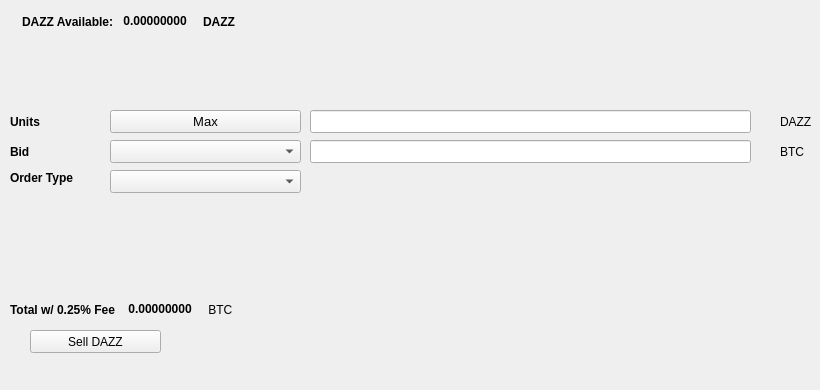
   <widget class="QWidget" name="SellTab">
    <attribute name="title">
     <string>Sell</string>
    </attribute>
    <widget class="QLabel" name="label_16">
     <property name="geometry">
      <rect>
       <x>780</x>
       <y>140</y>
       <width>31</width>
       <height>23</height>
      </rect>
     </property>
     <property name="text">
      <string>BTC</string>
     </property>
    </widget>
    <widget class="QComboBox" name="SellBidcomboBox">
     <property name="geometry">
      <rect>
       <x>110</x>
       <y>140</y>
       <width>191</width>
       <height>23</height>
      </rect>
     </property>
     <property name="font">
      <font>
       <pointsize>10</pointsize>
      </font>
     </property>
    </widget>
    <widget class="QLabel" name="label_18">
     <property name="geometry">
      <rect>
       <x>10</x>
       <y>110</y>
       <width>46</width>
       <height>23</height>
      </rect>
     </property>
     <property name="font">
      <font>
       <weight>75</weight>
       <bold>true</bold>
      </font>
     </property>
     <property name="text">
      <string>Units</string>
     </property>
    </widget>
    <widget class="QPushButton" name="Sell_Max_Amount">
     <property name="geometry">
      <rect>
       <x>110</x>
       <y>110</y>
       <width>191</width>
       <height>23</height>
      </rect>
     </property>
     <property name="font">
      <font>
       <pointsize>10</pointsize>
      </font>
     </property>
     <property name="text">
      <string>Max</string>
     </property>
    </widget>
    <widget class="QLabel" name="label_20">
     <property name="geometry">
      <rect>
       <x>10</x>
       <y>170</y>
       <width>91</width>
       <height>16</height>
      </rect>
     </property>
     <property name="font">
      <font>
       <weight>75</weight>
       <bold>true</bold>
      </font>
     </property>
     <property name="text">
      <string>Order Type</string>
     </property>
    </widget>
    <widget class="QComboBox" name="SellOrdertypeCombo">
     <property name="geometry">
      <rect>
       <x>110</x>
       <y>170</y>
       <width>191</width>
       <height>23</height>
      </rect>
     </property>
     <property name="font">
      <font>
       <pointsize>10</pointsize>
      </font>
     </property>
    </widget>
    <widget class="QLabel" name="label_21">
     <property name="geometry">
      <rect>
       <x>10</x>
       <y>140</y>
       <width>46</width>
       <height>23</height>
      </rect>
     </property>
     <property name="font">
      <font>
       <weight>75</weight>
       <bold>true</bold>
      </font>
     </property>
     <property name="text">
      <string>Bid</string>
     </property>
    </widget>
    <widget class="QLabel" name="label_22">
     <property name="geometry">
      <rect>
       <x>780</x>
       <y>110</y>
       <width>31</width>
       <height>23</height>
      </rect>
     </property>
     <property name="text">
      <string>DAZZ</string>
     </property>
    </widget>
    <widget class="QLineEdit" name="UnitsInputDAZZ">
     <property name="geometry">
      <rect>
       <x>310</x>
       <y>110</y>
       <width>441</width>
       <height>23</height>
      </rect>
     </property>
     <property name="font">
      <font>
       <pointsize>9</pointsize>
       <weight>75</weight>
       <bold>true</bold>
      </font>
     </property>
    </widget>
    <widget class="QLineEdit" name="SellBidPriceEdit">
     <property name="geometry">
      <rect>
       <x>310</x>
       <y>140</y>
       <width>441</width>
       <height>23</height>
      </rect>
     </property>
     <property name="font">
      <font>
       <pointsize>9</pointsize>
       <weight>75</weight>
       <bold>true</bold>
      </font>
     </property>
    </widget>
    <widget class="QPushButton" name="SellDAZZBTN">
     <property name="geometry">
      <rect>
       <x>30</x>
       <y>330</y>
       <width>131</width>
       <height>23</height>
      </rect>
     </property>
     <property name="text">
      <string>Sell DAZZ</string>
     </property>
     <property name="icon">
      <iconset resource="../dazzling">
       <normaloff>:/icons/bitcoin</normaloff>:/icons/bitcoin</iconset>
     </property>
    </widget>
    <widget class="QWidget" name="layoutWidget3">
     <property name="geometry">
      <rect>
       <x>22</x>
       <y>12</y>
       <width>258</width>
       <height>19</height>
      </rect>
     </property>
     <layout class="QHBoxLayout" name="horizontalLayout">
      <item>
       <widget class="QLabel" name="label232_2">
        <property name="font">
         <font>
          <weight>75</weight>
          <bold>true</bold>
         </font>
        </property>
        <property name="text">
         <string>DAZZ Available:</string>
        </property>
       </widget>
      </item>
      <item>
       <widget class="QLabel" name="DAZZAvailableLabel">
        <property name="palette">
         <palette>
          <active>
           <colorrole role="WindowText">
            <brush brushstyle="SolidPattern">
             <color alpha="255">
              <red>0</red>
              <green>0</green>
              <blue>0</blue>
             </color>
            </brush>
           </colorrole>
           <colorrole role="Button">
            <brush brushstyle="SolidPattern">
             <color alpha="255">
              <red>0</red>
              <green>170</green>
              <blue>0</blue>
             </color>
            </brush>
           </colorrole>
           <colorrole role="Light">
            <brush brushstyle="SolidPattern">
             <color alpha="255">
              <red>0</red>
              <green>255</green>
              <blue>0</blue>
             </color>
            </brush>
           </colorrole>
           <colorrole role="Midlight">
            <brush brushstyle="SolidPattern">
             <color alpha="255">
              <red>0</red>
              <green>212</green>
              <blue>0</blue>
             </color>
            </brush>
           </colorrole>
           <colorrole role="Dark">
            <brush brushstyle="SolidPattern">
             <color alpha="255">
              <red>0</red>
              <green>85</green>
              <blue>0</blue>
             </color>
            </brush>
           </colorrole>
           <colorrole role="Mid">
            <brush brushstyle="SolidPattern">
             <color alpha="255">
              <red>0</red>
              <green>113</green>
              <blue>0</blue>
             </color>
            </brush>
           </colorrole>
           <colorrole role="Text">
            <brush brushstyle="SolidPattern">
             <color alpha="255">
              <red>0</red>
              <green>170</green>
              <blue>0</blue>
             </color>
            </brush>
           </colorrole>
           <colorrole role="BrightText">
            <brush brushstyle="SolidPattern">
             <color alpha="255">
              <red>255</red>
              <green>255</green>
              <blue>255</blue>
             </color>
            </brush>
           </colorrole>
           <colorrole role="ButtonText">
            <brush brushstyle="SolidPattern">
             <color alpha="255">
              <red>0</red>
              <green>0</green>
              <blue>0</blue>
             </color>
            </brush>
           </colorrole>
           <colorrole role="Base">
            <brush brushstyle="SolidPattern">
             <color alpha="255">
              <red>255</red>
              <green>255</green>
              <blue>255</blue>
             </color>
            </brush>
           </colorrole>
           <colorrole role="Window">
            <brush brushstyle="SolidPattern">
             <color alpha="255">
              <red>0</red>
              <green>170</green>
              <blue>0</blue>
             </color>
            </brush>
           </colorrole>
           <colorrole role="Shadow">
            <brush brushstyle="SolidPattern">
             <color alpha="255">
              <red>0</red>
              <green>0</green>
              <blue>0</blue>
             </color>
            </brush>
           </colorrole>
           <colorrole role="AlternateBase">
            <brush brushstyle="SolidPattern">
             <color alpha="255">
              <red>127</red>
              <green>212</green>
              <blue>127</blue>
             </color>
            </brush>
           </colorrole>
           <colorrole role="ToolTipBase">
            <brush brushstyle="SolidPattern">
             <color alpha="255">
              <red>255</red>
              <green>255</green>
              <blue>220</blue>
             </color>
            </brush>
           </colorrole>
           <colorrole role="ToolTipText">
            <brush brushstyle="SolidPattern">
             <color alpha="255">
              <red>0</red>
              <green>0</green>
              <blue>0</blue>
             </color>
            </brush>
           </colorrole>
          </active>
          <inactive>
           <colorrole role="WindowText">
            <brush brushstyle="SolidPattern">
             <color alpha="255">
              <red>0</red>
              <green>0</green>
              <blue>0</blue>
             </color>
            </brush>
           </colorrole>
           <colorrole role="Button">
            <brush brushstyle="SolidPattern">
             <color alpha="255">
              <red>0</red>
              <green>170</green>
              <blue>0</blue>
             </color>
            </brush>
           </colorrole>
           <colorrole role="Light">
            <brush brushstyle="SolidPattern">
             <color alpha="255">
              <red>0</red>
              <green>255</green>
              <blue>0</blue>
             </color>
            </brush>
           </colorrole>
           <colorrole role="Midlight">
            <brush brushstyle="SolidPattern">
             <color alpha="255">
              <red>0</red>
              <green>212</green>
              <blue>0</blue>
             </color>
            </brush>
           </colorrole>
           <colorrole role="Dark">
            <brush brushstyle="SolidPattern">
             <color alpha="255">
              <red>0</red>
              <green>85</green>
              <blue>0</blue>
             </color>
            </brush>
           </colorrole>
           <colorrole role="Mid">
            <brush brushstyle="SolidPattern">
             <color alpha="255">
              <red>0</red>
              <green>113</green>
              <blue>0</blue>
             </color>
            </brush>
           </colorrole>
           <colorrole role="Text">
            <brush brushstyle="SolidPattern">
             <color alpha="255">
              <red>0</red>
              <green>170</green>
              <blue>0</blue>
             </color>
            </brush>
           </colorrole>
           <colorrole role="BrightText">
            <brush brushstyle="SolidPattern">
             <color alpha="255">
              <red>255</red>
              <green>255</green>
              <blue>255</blue>
             </color>
            </brush>
           </colorrole>
           <colorrole role="ButtonText">
            <brush brushstyle="SolidPattern">
             <color alpha="255">
              <red>0</red>
              <green>0</green>
              <blue>0</blue>
             </color>
            </brush>
           </colorrole>
           <colorrole role="Base">
            <brush brushstyle="SolidPattern">
             <color alpha="255">
              <red>255</red>
              <green>255</green>
              <blue>255</blue>
             </color>
            </brush>
           </colorrole>
           <colorrole role="Window">
            <brush brushstyle="SolidPattern">
             <color alpha="255">
              <red>0</red>
              <green>170</green>
              <blue>0</blue>
             </color>
            </brush>
           </colorrole>
           <colorrole role="Shadow">
            <brush brushstyle="SolidPattern">
             <color alpha="255">
              <red>0</red>
              <green>0</green>
              <blue>0</blue>
             </color>
            </brush>
           </colorrole>
           <colorrole role="AlternateBase">
            <brush brushstyle="SolidPattern">
             <color alpha="255">
              <red>127</red>
              <green>212</green>
              <blue>127</blue>
             </color>
            </brush>
           </colorrole>
           <colorrole role="ToolTipBase">
            <brush brushstyle="SolidPattern">
             <color alpha="255">
              <red>255</red>
              <green>255</green>
              <blue>220</blue>
             </color>
            </brush>
           </colorrole>
           <colorrole role="ToolTipText">
            <brush brushstyle="SolidPattern">
             <color alpha="255">
              <red>0</red>
              <green>0</green>
              <blue>0</blue>
             </color>
            </brush>
           </colorrole>
          </inactive>
          <disabled>
           <colorrole role="WindowText">
            <brush brushstyle="SolidPattern">
             <color alpha="255">
              <red>0</red>
              <green>85</green>
              <blue>0</blue>
             </color>
            </brush>
           </colorrole>
           <colorrole role="Button">
            <brush brushstyle="SolidPattern">
             <color alpha="255">
              <red>0</red>
              <green>170</green>
              <blue>0</blue>
             </color>
            </brush>
           </colorrole>
           <colorrole role="Light">
            <brush brushstyle="SolidPattern">
             <color alpha="255">
              <red>0</red>
              <green>255</green>
              <blue>0</blue>
             </color>
            </brush>
           </colorrole>
           <colorrole role="Midlight">
            <brush brushstyle="SolidPattern">
             <color alpha="255">
              <red>0</red>
              <green>212</green>
              <blue>0</blue>
             </color>
            </brush>
           </colorrole>
           <colorrole role="Dark">
            <brush brushstyle="SolidPattern">
             <color alpha="255">
              <red>0</red>
              <green>85</green>
              <blue>0</blue>
             </color>
            </brush>
           </colorrole>
           <colorrole role="Mid">
            <brush brushstyle="SolidPattern">
             <color alpha="255">
              <red>0</red>
              <green>113</green>
              <blue>0</blue>
             </color>
            </brush>
           </colorrole>
           <colorrole role="Text">
            <brush brushstyle="SolidPattern">
             <color alpha="255">
              <red>0</red>
              <green>85</green>
              <blue>0</blue>
             </color>
            </brush>
           </colorrole>
           <colorrole role="BrightText">
            <brush brushstyle="SolidPattern">
             <color alpha="255">
              <red>255</red>
              <green>255</green>
              <blue>255</blue>
             </color>
            </brush>
           </colorrole>
           <colorrole role="ButtonText">
            <brush brushstyle="SolidPattern">
             <color alpha="255">
              <red>0</red>
              <green>85</green>
              <blue>0</blue>
             </color>
            </brush>
           </colorrole>
           <colorrole role="Base">
            <brush brushstyle="SolidPattern">
             <color alpha="255">
              <red>0</red>
              <green>170</green>
              <blue>0</blue>
             </color>
            </brush>
           </colorrole>
           <colorrole role="Window">
            <brush brushstyle="SolidPattern">
             <color alpha="255">
              <red>0</red>
              <green>170</green>
              <blue>0</blue>
             </color>
            </brush>
           </colorrole>
           <colorrole role="Shadow">
            <brush brushstyle="SolidPattern">
             <color alpha="255">
              <red>0</red>
              <green>0</green>
              <blue>0</blue>
             </color>
            </brush>
           </colorrole>
           <colorrole role="AlternateBase">
            <brush brushstyle="SolidPattern">
             <color alpha="255">
              <red>0</red>
              <green>170</green>
              <blue>0</blue>
             </color>
            </brush>
           </colorrole>
           <colorrole role="ToolTipBase">
            <brush brushstyle="SolidPattern">
             <color alpha="255">
              <red>255</red>
              <green>255</green>
              <blue>220</blue>
             </color>
            </brush>
           </colorrole>
           <colorrole role="ToolTipText">
            <brush brushstyle="SolidPattern">
             <color alpha="255">
              <red>0</red>
              <green>0</green>
              <blue>0</blue>
             </color>
            </brush>
           </colorrole>
          </disabled>
         </palette>
        </property>
        <property name="font">
         <font>
          <weight>75</weight>
          <bold>true</bold>
         </font>
        </property>
        <property name="text">
         <string> 0.00000000 </string>
        </property>
        <property name="textInteractionFlags">
         <set>Qt::LinksAccessibleByMouse|Qt::TextSelectableByKeyboard|Qt::TextSelectableByMouse</set>
        </property>
       </widget>
      </item>
      <item>
       <widget class="QLabel" name="labelDAZZ">
        <property name="font">
         <font>
          <weight>75</weight>
          <bold>true</bold>
         </font>
        </property>
        <property name="text">
         <string>DAZZ</string>
        </property>
       </widget>
      </item>
     </layout>
    </widget>
    <widget class="QWidget" name="layoutWidget">
     <property name="geometry">
      <rect>
       <x>10</x>
       <y>300</y>
       <width>268</width>
       <height>19</height>
      </rect>
     </property>
     <layout class="QHBoxLayout" name="horizontalLayout_2">
      <item>
       <widget class="QLabel" name="label_19">
        <property name="font">
         <font>
          <weight>75</weight>
          <bold>true</bold>
         </font>
        </property>
        <property name="text">
         <string>Total w/ 0.25% Fee </string>
        </property>
       </widget>
      </item>
      <item>
       <widget class="QLabel" name="SellCostLabel">
        <property name="palette">
         <palette>
          <active>
           <colorrole role="WindowText">
            <brush brushstyle="SolidPattern">
             <color alpha="255">
              <red>0</red>
              <green>0</green>
              <blue>0</blue>
             </color>
            </brush>
           </colorrole>
           <colorrole role="Button">
            <brush brushstyle="SolidPattern">
             <color alpha="255">
              <red>0</red>
              <green>170</green>
              <blue>0</blue>
             </color>
            </brush>
           </colorrole>
           <colorrole role="Light">
            <brush brushstyle="SolidPattern">
             <color alpha="255">
              <red>0</red>
              <green>255</green>
              <blue>0</blue>
             </color>
            </brush>
           </colorrole>
           <colorrole role="Midlight">
            <brush brushstyle="SolidPattern">
             <color alpha="255">
              <red>0</red>
              <green>212</green>
              <blue>0</blue>
             </color>
            </brush>
           </colorrole>
           <colorrole role="Dark">
            <brush brushstyle="SolidPattern">
             <color alpha="255">
              <red>0</red>
              <green>85</green>
              <blue>0</blue>
             </color>
            </brush>
           </colorrole>
           <colorrole role="Mid">
            <brush brushstyle="SolidPattern">
             <color alpha="255">
              <red>0</red>
              <green>113</green>
              <blue>0</blue>
             </color>
            </brush>
           </colorrole>
           <colorrole role="Text">
            <brush brushstyle="SolidPattern">
             <color alpha="255">
              <red>0</red>
              <green>170</green>
              <blue>0</blue>
             </color>
            </brush>
           </colorrole>
           <colorrole role="BrightText">
            <brush brushstyle="SolidPattern">
             <color alpha="255">
              <red>255</red>
              <green>255</green>
              <blue>255</blue>
             </color>
            </brush>
           </colorrole>
           <colorrole role="ButtonText">
            <brush brushstyle="SolidPattern">
             <color alpha="255">
              <red>0</red>
              <green>0</green>
              <blue>0</blue>
             </color>
            </brush>
           </colorrole>
           <colorrole role="Base">
            <brush brushstyle="SolidPattern">
             <color alpha="255">
              <red>255</red>
              <green>255</green>
              <blue>255</blue>
             </color>
            </brush>
           </colorrole>
           <colorrole role="Window">
            <brush brushstyle="SolidPattern">
             <color alpha="255">
              <red>0</red>
              <green>170</green>
              <blue>0</blue>
             </color>
            </brush>
           </colorrole>
           <colorrole role="Shadow">
            <brush brushstyle="SolidPattern">
             <color alpha="255">
              <red>0</red>
              <green>0</green>
              <blue>0</blue>
             </color>
            </brush>
           </colorrole>
           <colorrole role="AlternateBase">
            <brush brushstyle="SolidPattern">
             <color alpha="255">
              <red>127</red>
              <green>212</green>
              <blue>127</blue>
             </color>
            </brush>
           </colorrole>
           <colorrole role="ToolTipBase">
            <brush brushstyle="SolidPattern">
             <color alpha="255">
              <red>255</red>
              <green>255</green>
              <blue>220</blue>
             </color>
            </brush>
           </colorrole>
           <colorrole role="ToolTipText">
            <brush brushstyle="SolidPattern">
             <color alpha="255">
              <red>0</red>
              <green>0</green>
              <blue>0</blue>
             </color>
            </brush>
           </colorrole>
          </active>
          <inactive>
           <colorrole role="WindowText">
            <brush brushstyle="SolidPattern">
             <color alpha="255">
              <red>0</red>
              <green>0</green>
              <blue>0</blue>
             </color>
            </brush>
           </colorrole>
           <colorrole role="Button">
            <brush brushstyle="SolidPattern">
             <color alpha="255">
              <red>0</red>
              <green>170</green>
              <blue>0</blue>
             </color>
            </brush>
           </colorrole>
           <colorrole role="Light">
            <brush brushstyle="SolidPattern">
             <color alpha="255">
              <red>0</red>
              <green>255</green>
              <blue>0</blue>
             </color>
            </brush>
           </colorrole>
           <colorrole role="Midlight">
            <brush brushstyle="SolidPattern">
             <color alpha="255">
              <red>0</red>
              <green>212</green>
              <blue>0</blue>
             </color>
            </brush>
           </colorrole>
           <colorrole role="Dark">
            <brush brushstyle="SolidPattern">
             <color alpha="255">
              <red>0</red>
              <green>85</green>
              <blue>0</blue>
             </color>
            </brush>
           </colorrole>
           <colorrole role="Mid">
            <brush brushstyle="SolidPattern">
             <color alpha="255">
              <red>0</red>
              <green>113</green>
              <blue>0</blue>
             </color>
            </brush>
           </colorrole>
           <colorrole role="Text">
            <brush brushstyle="SolidPattern">
             <color alpha="255">
              <red>0</red>
              <green>170</green>
              <blue>0</blue>
             </color>
            </brush>
           </colorrole>
           <colorrole role="BrightText">
            <brush brushstyle="SolidPattern">
             <color alpha="255">
              <red>255</red>
              <green>255</green>
              <blue>255</blue>
             </color>
            </brush>
           </colorrole>
           <colorrole role="ButtonText">
            <brush brushstyle="SolidPattern">
             <color alpha="255">
              <red>0</red>
              <green>0</green>
              <blue>0</blue>
             </color>
            </brush>
           </colorrole>
           <colorrole role="Base">
            <brush brushstyle="SolidPattern">
             <color alpha="255">
              <red>255</red>
              <green>255</green>
              <blue>255</blue>
             </color>
            </brush>
           </colorrole>
           <colorrole role="Window">
            <brush brushstyle="SolidPattern">
             <color alpha="255">
              <red>0</red>
              <green>170</green>
              <blue>0</blue>
             </color>
            </brush>
           </colorrole>
           <colorrole role="Shadow">
            <brush brushstyle="SolidPattern">
             <color alpha="255">
              <red>0</red>
              <green>0</green>
              <blue>0</blue>
             </color>
            </brush>
           </colorrole>
           <colorrole role="AlternateBase">
            <brush brushstyle="SolidPattern">
             <color alpha="255">
              <red>127</red>
              <green>212</green>
              <blue>127</blue>
             </color>
            </brush>
           </colorrole>
           <colorrole role="ToolTipBase">
            <brush brushstyle="SolidPattern">
             <color alpha="255">
              <red>255</red>
              <green>255</green>
              <blue>220</blue>
             </color>
            </brush>
           </colorrole>
           <colorrole role="ToolTipText">
            <brush brushstyle="SolidPattern">
             <color alpha="255">
              <red>0</red>
              <green>0</green>
              <blue>0</blue>
             </color>
            </brush>
           </colorrole>
          </inactive>
          <disabled>
           <colorrole role="WindowText">
            <brush brushstyle="SolidPattern">
             <color alpha="255">
              <red>0</red>
              <green>85</green>
              <blue>0</blue>
             </color>
            </brush>
           </colorrole>
           <colorrole role="Button">
            <brush brushstyle="SolidPattern">
             <color alpha="255">
              <red>0</red>
              <green>170</green>
              <blue>0</blue>
             </color>
            </brush>
           </colorrole>
           <colorrole role="Light">
            <brush brushstyle="SolidPattern">
             <color alpha="255">
              <red>0</red>
              <green>255</green>
              <blue>0</blue>
             </color>
            </brush>
           </colorrole>
           <colorrole role="Midlight">
            <brush brushstyle="SolidPattern">
             <color alpha="255">
              <red>0</red>
              <green>212</green>
              <blue>0</blue>
             </color>
            </brush>
           </colorrole>
           <colorrole role="Dark">
            <brush brushstyle="SolidPattern">
             <color alpha="255">
              <red>0</red>
              <green>85</green>
              <blue>0</blue>
             </color>
            </brush>
           </colorrole>
           <colorrole role="Mid">
            <brush brushstyle="SolidPattern">
             <color alpha="255">
              <red>0</red>
              <green>113</green>
              <blue>0</blue>
             </color>
            </brush>
           </colorrole>
           <colorrole role="Text">
            <brush brushstyle="SolidPattern">
             <color alpha="255">
              <red>0</red>
              <green>85</green>
              <blue>0</blue>
             </color>
            </brush>
           </colorrole>
           <colorrole role="BrightText">
            <brush brushstyle="SolidPattern">
             <color alpha="255">
              <red>255</red>
              <green>255</green>
              <blue>255</blue>
             </color>
            </brush>
           </colorrole>
           <colorrole role="ButtonText">
            <brush brushstyle="SolidPattern">
             <color alpha="255">
              <red>0</red>
              <green>85</green>
              <blue>0</blue>
             </color>
            </brush>
           </colorrole>
           <colorrole role="Base">
            <brush brushstyle="SolidPattern">
             <color alpha="255">
              <red>0</red>
              <green>170</green>
              <blue>0</blue>
             </color>
            </brush>
           </colorrole>
           <colorrole role="Window">
            <brush brushstyle="SolidPattern">
             <color alpha="255">
              <red>0</red>
              <green>170</green>
              <blue>0</blue>
             </color>
            </brush>
           </colorrole>
           <colorrole role="Shadow">
            <brush brushstyle="SolidPattern">
             <color alpha="255">
              <red>0</red>
              <green>0</green>
              <blue>0</blue>
             </color>
            </brush>
           </colorrole>
           <colorrole role="AlternateBase">
            <brush brushstyle="SolidPattern">
             <color alpha="255">
              <red>0</red>
              <green>170</green>
              <blue>0</blue>
             </color>
            </brush>
           </colorrole>
           <colorrole role="ToolTipBase">
            <brush brushstyle="SolidPattern">
             <color alpha="255">
              <red>255</red>
              <green>255</green>
              <blue>220</blue>
             </color>
            </brush>
           </colorrole>
           <colorrole role="ToolTipText">
            <brush brushstyle="SolidPattern">
             <color alpha="255">
              <red>0</red>
              <green>0</green>
              <blue>0</blue>
             </color>
            </brush>
           </colorrole>
          </disabled>
         </palette>
        </property>
        <property name="font">
         <font>
          <weight>75</weight>
          <bold>true</bold>
         </font>
        </property>
        <property name="autoFillBackground">
         <bool>false</bool>
        </property>
        <property name="text">
         <string> 0.00000000</string>
        </property>
        <property name="textInteractionFlags">
         <set>Qt::LinksAccessibleByMouse|Qt::TextSelectableByMouse</set>
        </property>
       </widget>
      </item>
      <item>
       <widget class="QLabel" name="label_17">
        <property name="font">
         <font>
          <weight>50</weight>
          <bold>false</bold>
         </font>
        </property>
        <property name="text">
         <string> BTC</string>
        </property>
       </widget>
      </item>
     </layout>
    </widget>
    <widget class="QLabel" name="label_23">
     <property name="geometry">
      <rect>
       <x>460</x>
       <y>300</y>
       <width>281</width>
       <height>81</height>
      </rect>
     </property>
     <property name="text">
      <string/>
     </property>
     <property name="pixmap">
      <pixmap>:/images/bittrex</pixmap>
     </property>
    </widget>
   </widget>
